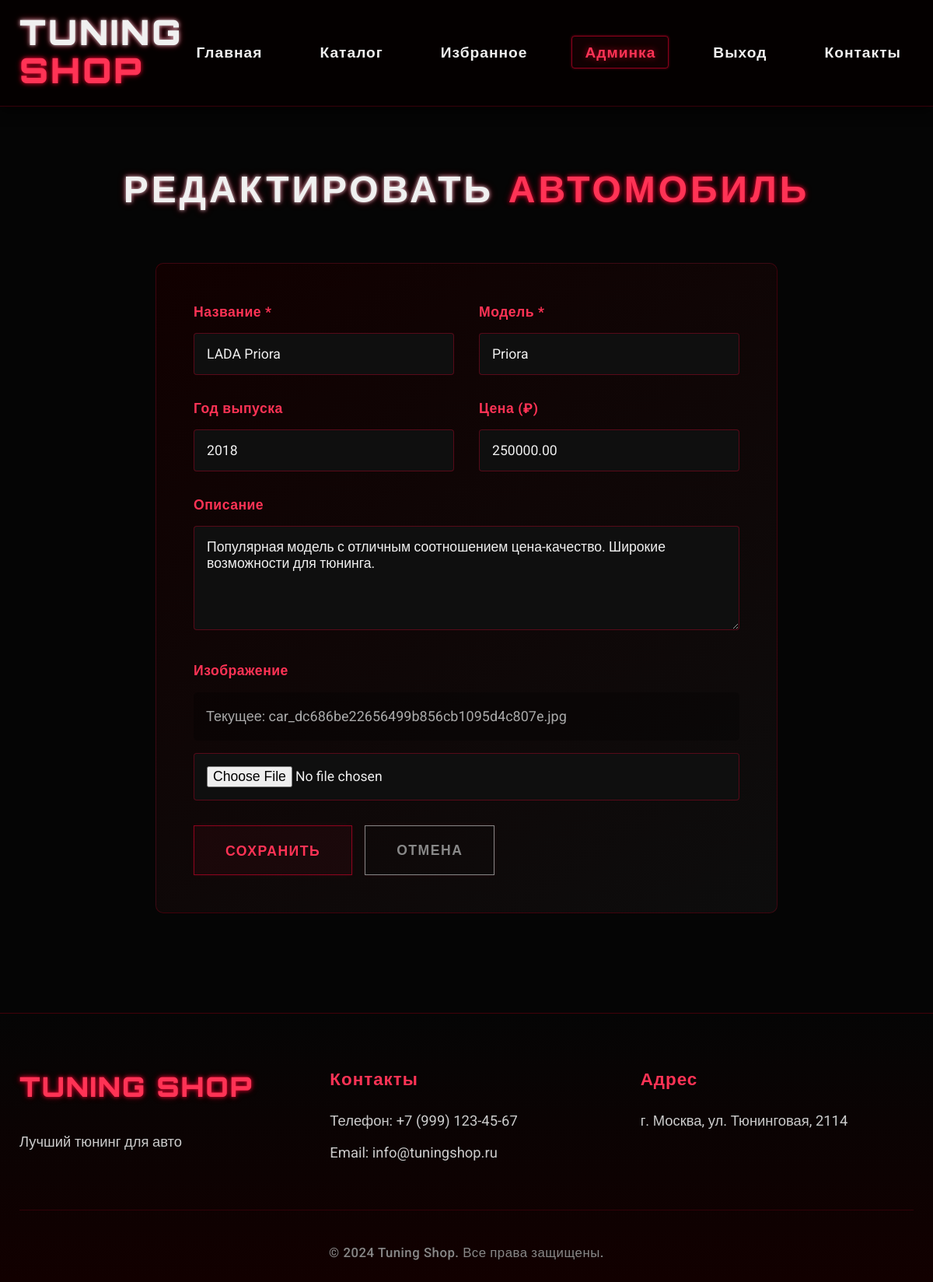
The page /admin/cars/edit/3 (signed in) on the database its author committed.
### models.py (models this page shows, shortened)
class Car(db.Model):
    __tablename__ = "cars"
    id = db.Column(db.Integer, primary_key=True)
    name = db.Column(db.String(150), nullable=False, index=True)
    model = db.Column(db.String(100), nullable=False)
    description = db.Column(db.Text, default="", nullable=False)
    image = db.Column(db.String(255), nullable=True)
    year = db.Column(db.Integer, nullable=True)
    price = db.Column(
        db.Numeric(12, 2),
        default=Decimal("0.00"),
        nullable=False,
    )
    created_at = db.Column(
        db.DateTime,
        default=datetime.utcnow,
        nullable=False,
        index=True,
    )
    parts = db.relationship(
        "Part",
        back_populates="car",
        cascade="all, delete-orphan",
        passive_deletes=True,
    )

### app.py (the view, shortened to what this page needs)
@app.route("/admin/cars/edit/<int:car_id>", methods=["GET", "POST"])
@admin_required
def admin_edit_car(car_id):
    car = Car.query.get_or_404(car_id)
    return render_template("admin/car_form.html", car=car)

### app.py (called while the page is built)
@login_manager.user_loader
def load_user(user_id):
    try:
        return db.session.get(User, int(user_id))
    except (TypeError, ValueError):
        return None

def admin_required(view):
    @wraps(view)
    def wrapped_view(*args, **kwargs):
        if not current_user.is_authenticated or not current_user.is_admin:
            flash("Доступ запрещён. Требуются права администратора.", "error")
            return redirect(url_for("index"))
        return view(*args, **kwargs)
    return wrapped_view

### templates/admin/car_form.html (shortened to what this page needs)
{% extends "base.html" %}
{% block content %}
<section class="admin-section">
    <div class="container">
        <h1 class="page-title">
            <span class="neon-text">{{ 'РЕДАКТИРОВАТЬ' if car else 'ДОБАВИТЬ' }}</span>
            <span class="neon-text-red">АВТОМОБИЛЬ</span>
        </h1>
        <form method="POST" enctype="multipart/form-data" class="admin-form">
            <div class="form-row">
                <div class="form-group">
                    <label>Название *</label>
                    <input type="text" name="name" value="{{ car.name if car else '' }}" required placeholder="Например: ВАЗ 2114">
                </div>
                <div class="form-group">
                    <label>Модель *</label>
                    <input type="text" name="model" value="{{ car.model if car else '' }}" required placeholder="Например: 2114">
                </div>
            </div>
            <div class="form-row">
                <div class="form-group">
                    <label>Год выпуска</label>
                    <input type="number" name="year" value="{{ car.year if car and car.year else '' }}" min="1900" max="2100" placeholder="2015">
                </div>
                <div class="form-group">
                    <label>Цена (₽)</label>
                    <input type="number" name="price" value="{{ car.price if car and car.price else '' }}" min="0" step="0.01" placeholder="150000">
                </div>
            </div>
            <div class="form-group">
                <label>Описание</label>
                <textarea name="description" rows="5">{{ car.description if car else '' }}</textarea>
            </div>
            <div class="form-group">
                <label>Изображение</label>
                {% if car and car.image %}
                <div class="current-image">
                    <p>Текущее: {{ car.image }}</p>
                </div>
                {% endif %}
                <input type="file" name="image" accept="image/*">
            </div>
            <div class="form-actions">
                <button type="submit" class="btn-neon">Сохранить</button>
                <a href="{{ url_for('admin_cars') }}" class="btn-neon btn-cancel">Отмена</a>
            </div>
        </form>
    </div>
</section>
{% endblock %}

### static/css/style.css (style rules this page uses)
:root { --black: #050505; --dark-red: #120000; --red: #cc0000; --bright-red: #ff1a1a; --neon-red: #ff0033; --dark-gray: #0f0f0f; --gray: #1a1a1a; --light-gray: #2a2a2a; --white: #f0f0f0; --neon-glow: 0 0 5px rgba(255, 0, 51, 0.6), 0 0 10px rgba(255, 0, 51, 0.3); --neon-glow-soft: 0 0 3px rgba(255, 0, 51, 0.5); --neon-border: 1px solid rgba(255, 0, 51, 0.3); }
* { margin: 0; padding: 0; box-sizing: border-box; }
body { font-family: 'Roboto', sans-serif; font-size: 18px; background-color: var(--black); color: var(--white); line-height: 1.7; overflow-x: hidden; }
.container { max-width: 1280px; margin: 0 auto; padding: 0 25px; }
.neon-text { color: var(--white); text-shadow: 0 0 5px rgba(255, 255, 255, 0.8), 0 0 10px rgba(255, 0, 51, 0.5); }
.neon-text-red { color: #ff3355; text-shadow: 0 0 5px rgba(255, 0, 51, 0.8), 0 0 10px rgba(255, 0, 51, 0.4); }
.btn-neon { display: inline-block; padding: 1rem 2.5rem; background: rgba(255, 0, 51, 0.05); color: #ff3355; border: 1px solid rgba(255, 0, 51, 0.5); font-family: 'Orbitron', sans-serif; font-size: 1.1rem; font-weight: 700; text-decoration: none; text-transform: uppercase; letter-spacing: 1.5px; transition: all 0.3s ease; box-shadow: 0 0 5px rgba(255, 0, 51, 0.1); cursor: pointer; }
.section-title, .page-title { font-family: 'Orbitron', sans-serif; font-size: 3rem; text-align: center; margin-bottom: 3.5rem; letter-spacing: 4px; }
.form-group { margin-bottom: 1.8rem; }
.form-group label { display: block; margin-bottom: 0.7rem; color: #ff3355; font-weight: 700; font-size: 1.1rem; letter-spacing: 0.5px; }
.form-group input, .form-group textarea { width: 100%; padding: 1rem; background: var(--dark-gray); border: 1px solid rgba(255, 0, 51, 0.3); color: var(--white); font-family: 'Roboto', sans-serif; font-size: 1.1rem; transition: all 0.3s; border-radius: 4px; }
.admin-section { padding: 4rem 0; }
.admin-form { background: linear-gradient(145deg, #110000 0%, #0d0d0d 100%); border: 1px solid rgba(255, 0, 51, 0.2); padding: 3rem; border-radius: 10px; max-width: 800px; margin: 0 auto; }
.form-row { display: grid; grid-template-columns: 1fr 1fr; gap: 2rem; }
.form-actions { display: flex; gap: 1rem; margin-top: 2rem; }
.btn-cancel { background: transparent; color: #888888; border-color: #888888; }
.current-image { padding: 1rem; background: rgba(0, 0, 0, 0.3); border-radius: 5px; margin-bottom: 1rem; color: #aaaaaa; }

### rows shown on the page
Car: name "LADA Priora", model "Priora", year "2018", price "250000.00", description "Популярная модель с отличным соотношением цена-качество. Широкие возможности для тюнинга.", image "car_dc686be22656499b856cb1095d4c807e.jpg"

### other values the page prints
{{ 'РЕДАКТИРОВАТЬ' if car else 'ДОБАВИТЬ' }} "РЕДАКТИРОВАТЬ"
